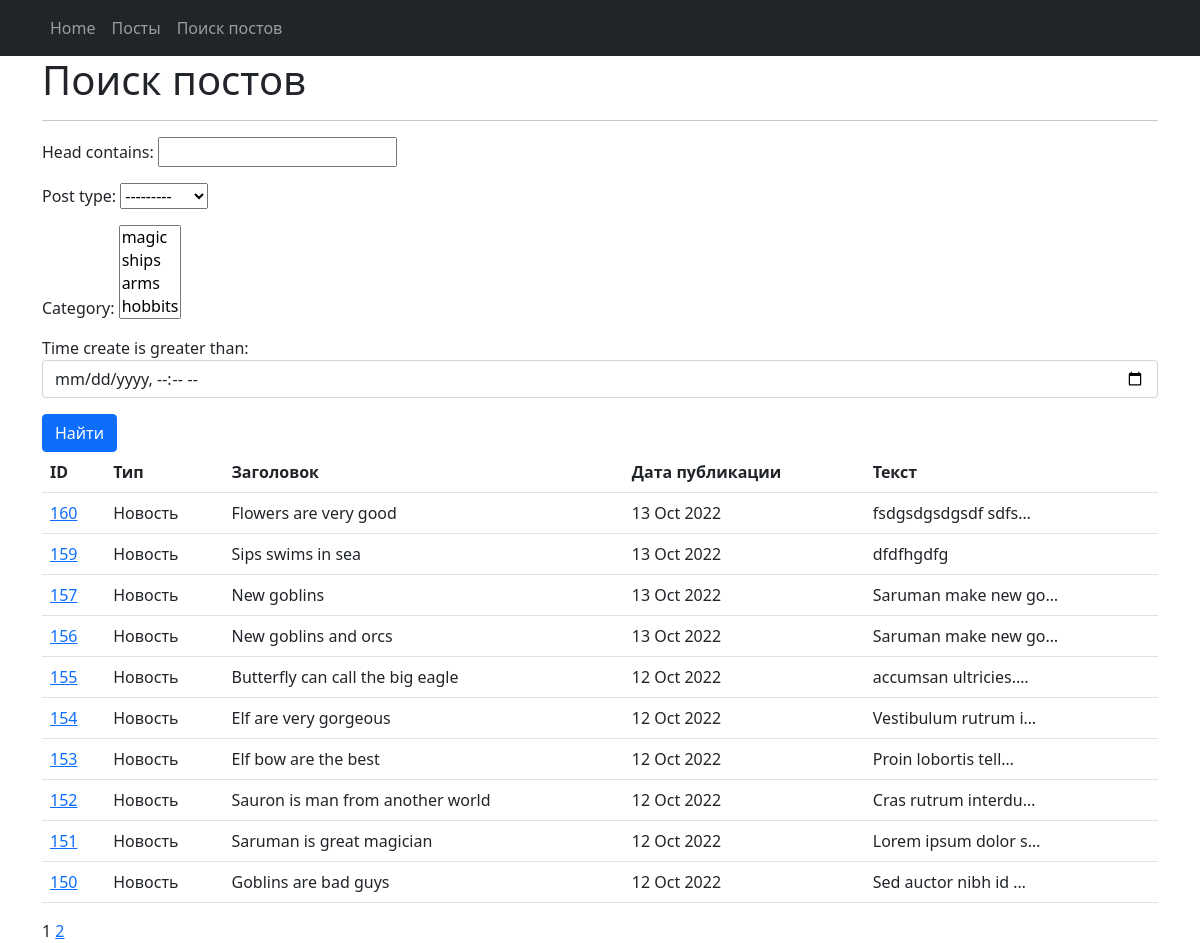
Page /news/search/ on the earlier database version.
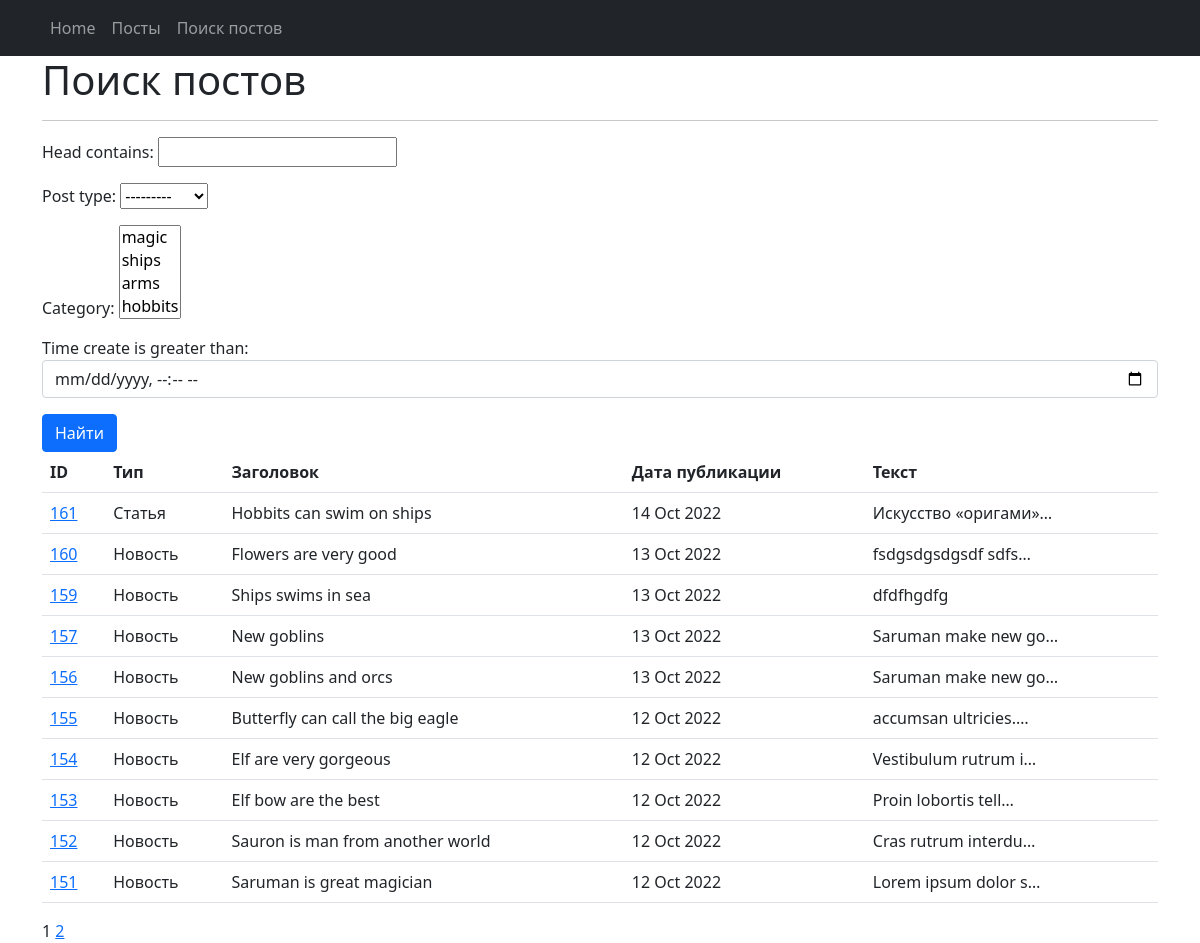
Same page on the later database version.
### news/models.py (models this page shows, shortened)
class Post(models.Model):
    article = 'AR'
    news = 'NW'
    POSITIONS = [
        (article, 'Статья'),
        (news, 'Новость'),
    ]
    author = models.ForeignKey('Author', on_delete=models.CASCADE)
    post_type = models.CharField(max_length=2, choices=POSITIONS, default=news)
    time_create = models.DateTimeField(auto_now_add=True)
    category = models.ManyToManyField('Category',
               through='Postcategory')
    head = models.CharField(max_length=128)
    text = models.TextField(default='')
    rating = models.IntegerField(default=0)

### news/views.py (the view)
# urls.py: path('search/', NewsSearch.as_view()),
class NewsSearch(ListView):
    model = Post
    ordering = '-time_create'
    template_name = 'search.html'
    context_object_name = 'news'
    paginate_by = 10
    def get_queryset(self):
        queryset = super().get_queryset()
        self.filterset = PostFilter(self.request.GET, queryset)
        return self.filterset.qs
    def get_context_data(self, **kwargs):
        context = super().get_context_data(**kwargs)
        context['filterset'] = self.filterset
        return context

### news/models.py (called while the page is built)
    def __str__(self):
        return str(self.name)

### news/templatetags/custom_filters.py (called while the page is built)
@register.filter()
def censor(value, code='wolf'):
    len_1 = len(code)-1
    code_1 = code.lower().title()
    code_2 = code.lower()
    val_1 = value.replace(code_1, f'{code_1[0]}{len_1*"*"}').replace(code_2, f'{code_2[0]}{len_1*"*"}')
    return val_1

### news/templatetags/custom_tags.py (called while the page is built)
@register.simple_tag()
def current_time(format_string='%b %d %Y'):
    return datetime.utcnow().strftime(format_string)

@register.simple_tag(takes_context=True)
def url_replace(context, **kwargs):
    d = context['request'].GET.copy()
    for k, v in kwargs.items():
        d[k] = v
    return d.urlencode()

### templates/search.html (shortened to what this page needs)
{% extends 'flatpages/default.html' %}
{% load custom_filters %}
{% load custom_tags %}
{% block content %}
<h1>Поиск постов</h1>
   <hr>
   <form action="" method="get">
       {{ filterset.form.as_p }}
       <input type="submit" value="Найти" class="btn btn-primary" />
   </form>
{% if news %}
<table class="table">
    <tr>
        <th>ID</th>
        <th>Тип</th>
        <th>Заголовок</th>
        <th>Дата публикации</th>
        <th>Текст</th>
    </tr>
    {% for neww in news %}
    <tr>
        <td><a href="/news/{{neww.id}}"> {{neww.id }}</a></td>
        <td>{{ neww.get_post_type_display}}</td>
        <td>{{ neww.head | censor | censor:"Sword"}}</td>
        <td>{{ neww.time_create | date:'d M Y'}}</td>
        <td>{{ neww.text|truncatechars:20 }}</td>
    </tr>
    {% endfor %}
</table>
{{ page_obj.number }}
{% if page_obj.has_next %}
    <a href="?{% url_replace page=page_obj.next_page_number %}">{{ page_obj.next_page_number }}</a>
{% endif %}
{% else %}
    <h2>Новостей нет!</h2>
{% endif %}
{% endblock content %}

Differences in the rows shown:
no longer on this page (row unchanged): Post: id "150", post_type "Новость", head|censor "Goblins are bad guys", time_create "12 Oct 2022", text "Sed auctor nibh id …"
added Post: id "161", post_type "Статья", head|censor "Hobbits can swim on ships", time_create "14 Oct 2022", text "Искусство «оригами»…"
changed Post "dfdfhgdfg": head|censor "Sips swims in sea" → "Ships swims in sea"
